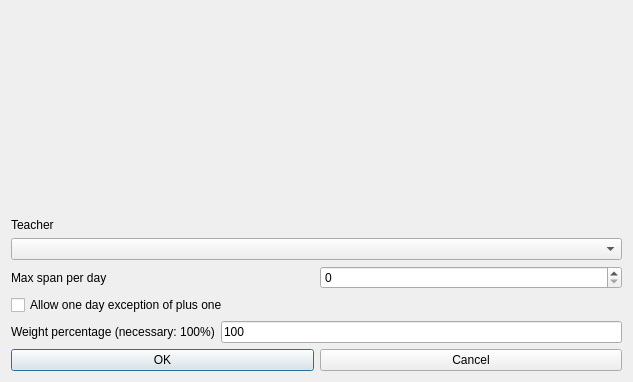
<?xml version="1.0" encoding="UTF-8"?>
<ui version="4.0">
 <class>ModifyConstraintTeacherMaxSpanPerRealDayForm_template</class>
 <widget class="QDialog" name="ModifyConstraintTeacherMaxSpanPerRealDayForm_template">
  <property name="geometry">
   <rect>
    <x>0</x>
    <y>0</y>
    <width>633</width>
    <height>382</height>
   </rect>
  </property>
  <property name="windowTitle">
   <string extracomment="This is the title of the dialog to modify a constraint of this type">Modify teacher max span per real day</string>
  </property>
  <layout class="QGridLayout" name="gridLayout">
   <item row="0" column="0">
    <spacer name="spacer4">
     <property name="orientation">
      <enum>Qt::Vertical</enum>
     </property>
     <property name="sizeType">
      <enum>QSizePolicy::Expanding</enum>
     </property>
     <property name="sizeHint" stdset="0">
      <size>
       <width>99</width>
       <height>99</height>
      </size>
     </property>
    </spacer>
   </item>
   <item row="1" column="0">
    <layout class="QVBoxLayout" name="verticalLayout">
     <item>
      <widget class="QLabel" name="teacherTextLabel">
       <property name="frameShape">
        <enum>QFrame::NoFrame</enum>
       </property>
       <property name="frameShadow">
        <enum>QFrame::Plain</enum>
       </property>
       <property name="text">
        <string>Teacher</string>
       </property>
       <property name="wordWrap">
        <bool>false</bool>
       </property>
      </widget>
     </item>
     <item>
      <widget class="QComboBox" name="teachersComboBox">
       <property name="editable">
        <bool>false</bool>
       </property>
       <property name="insertPolicy">
        <enum>QComboBox::NoInsert</enum>
       </property>
       <property name="duplicatesEnabled">
        <bool>false</bool>
       </property>
      </widget>
     </item>
    </layout>
   </item>
   <item row="2" column="0">
    <layout class="QHBoxLayout" name="horizontalLayout">
     <item>
      <widget class="QLabel" name="textLabel1">
       <property name="text">
        <string>Max span per day</string>
       </property>
       <property name="wordWrap">
        <bool>false</bool>
       </property>
      </widget>
     </item>
     <item>
      <widget class="QSpinBox" name="maxSpanSpinBox"/>
     </item>
    </layout>
   </item>
   <item row="3" column="0">
    <widget class="QCheckBox" name="exceptionCheckBox">
     <property name="text">
      <string comment="It is for max span per day, means that in one day the teacher is allowed to have max span + 1">Allow one day exception of plus one</string>
     </property>
    </widget>
   </item>
   <item row="4" column="0">
    <layout class="QHBoxLayout" name="horizontalLayout_2">
     <item>
      <widget class="QLabel" name="weightTextLabel">
       <property name="frameShape">
        <enum>QFrame::NoFrame</enum>
       </property>
       <property name="frameShadow">
        <enum>QFrame::Plain</enum>
       </property>
       <property name="text">
        <string>Weight percentage (necessary: 100%)</string>
       </property>
       <property name="wordWrap">
        <bool>false</bool>
       </property>
      </widget>
     </item>
     <item>
      <widget class="QLineEdit" name="weightLineEdit">
       <property name="text">
        <string notr="true">100</string>
       </property>
      </widget>
     </item>
    </layout>
   </item>
   <item row="5" column="0">
    <layout class="QHBoxLayout">
     <item>
      <widget class="QPushButton" name="okPushButton">
       <property name="text">
        <string>OK</string>
       </property>
      </widget>
     </item>
     <item>
      <widget class="QPushButton" name="cancelPushButton">
       <property name="text">
        <string>Cancel</string>
       </property>
      </widget>
     </item>
    </layout>
   </item>
  </layout>
 </widget>
 <layoutdefault spacing="6" margin="11"/>
 <resources/>
 <connections/>
</ui>
